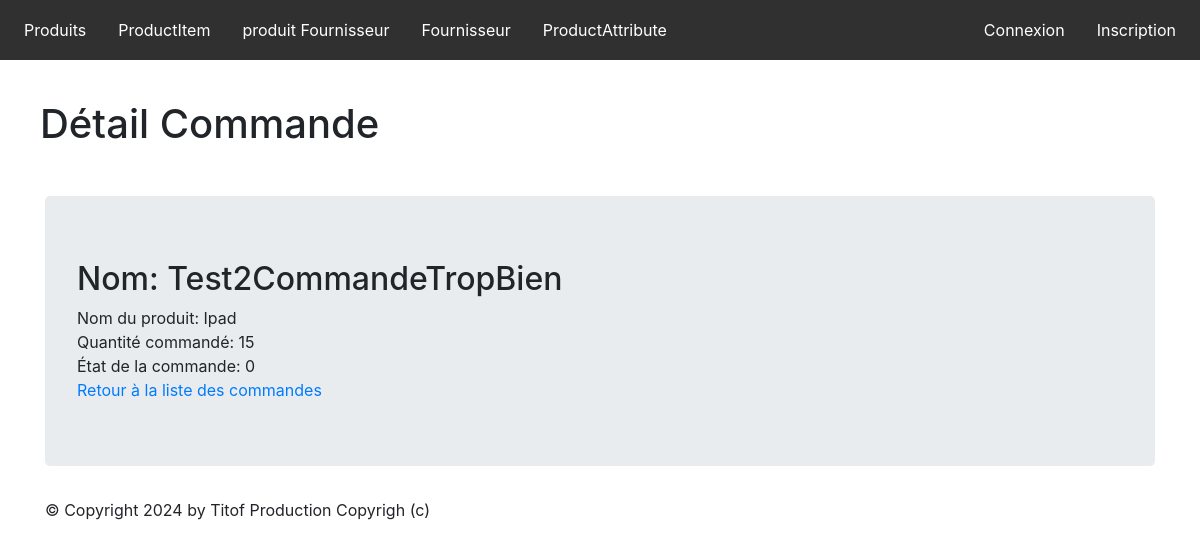
Page /monapp/commande/2 on the committed database.
### monapp/models.py (models this page shows, shortened)
class Commande(models.Model):
    class Meta:
        verbose_name = "Commande"
    commandeName = models.CharField(max_length=100)
    produitFournisseur = models.ForeignKey('ProductFournisseur', on_delete=models.CASCADE)
    quantity = models.IntegerField()
    etatCommande = models.SmallIntegerField(choices=COMMANDE_STATUS, default=0)

class ProductFournisseur(models.Model):
    class Meta:
        verbose_name = "ProduitFournisseur"
    product       = models.ForeignKey('Product', on_delete=models.CASCADE)
    fournisseur   = models.ForeignKey('Fournisseur', on_delete=models.CASCADE)
    price_ht      = models.DecimalField(max_digits=8, decimal_places=2,  null=True, blank=True, verbose_name="Prix unitaire HT")
    price_ttc     = models.DecimalField(max_digits=8, decimal_places=2,  null=True, blank=True, verbose_name="Prix unitaire TTC")

class Product(models.Model):
    class Meta:
        verbose_name = "Produit"
    name          = models.CharField(max_length=100)
    code          = models.CharField(max_length=10, null=True, blank=True, unique=True)
    status        = models.SmallIntegerField(choices=PRODUCT_STATUS, default=0)
    date_creation = models.DateTimeField(blank=True, verbose_name="Date création")
    stock         = models.IntegerField(default= 0 ,validators=[MinValueValidator(0)])

### monapp/views.py (the view)
# urls.py: path("commande/<int:pk>" ,views.CommandeDetailView.as_view(), name="commande-detail"),
class CommandeDetailView(DetailView):
    model = Commande
    template_name = "monapp/detail_commande.html"
    context_object_name = "commande"
    def get_context_data(self, **kwargs):
        context = super(CommandeDetailView, self).get_context_data(**kwargs)
        context['titremenu'] = "Détail Commande"
        return context

### monapp/templates/monapp/detail_commande.html (shortened to what this page needs)
{% extends 'monapp/base.html' %}
{% block menu %}
<h1>{{titremenu}}</h1>
{% endblock %}
{% block contenu %}
<h2>Nom: {{ commande.commandeName }}</h2>
<ul>
    <li>Nom du produit: {{ commande.produitFournisseur.product.name }}</li>
    <li>Quantité commandé: {{ commande.quantity }}</li>
    <li>État de la commande: {{ commande.etatCommande }}</li>
</ul>
<a href="{% url 'commande-list' %}">Retour à la liste des commandes</a>
{% endblock %}

### static/css/styles.css (style rules this page uses)
*, ul, li { padding: 0; margin: 0; }
a { text-decoration: none; }
ul, li { list-style: none; text-decoration: none; }
h1 { padding: 1em; }

### rows in the picture
Commande: commandeName "Test2CommandeTropBien", produitFournisseur.product.name "Ipad", quantity "15", etatCommande "0"

### other values in the picture
{{ titremenu }} "Détail Commande"
